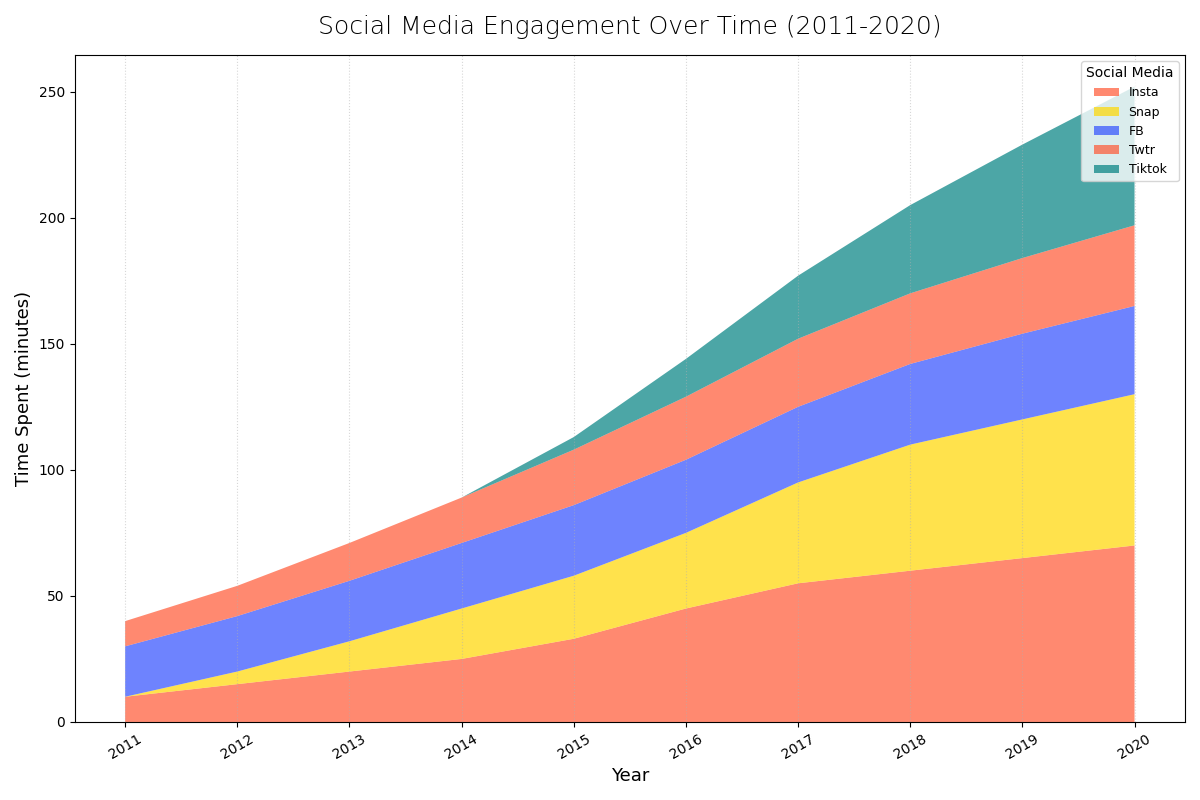

Here is the Python script that generated this plot:
import matplotlib.pyplot as plt
import numpy as np

years = np.arange(2011, 2021)
instagram = np.array([10, 15, 20, 25, 33, 45, 55, 60, 65, 70])
snapchat = np.array([0, 5, 12, 20, 25, 30, 40, 50, 55, 60])
facebook = np.array([20, 22, 24, 26, 28, 29, 30, 32, 34, 35])
twitter = np.array([10, 12, 15, 18, 22, 25, 27, 28, 30, 32])
tiktok = np.array([0, 0, 0, 0, 5, 15, 25, 35, 45, 55])

data = np.vstack([instagram, snapchat, facebook, twitter, tiktok])

fig, ax = plt.subplots(figsize=(12, 8))

ax.stackplot(years, data, labels=['Insta', 'Snap', 'FB', 'Twtr', 'Tiktok'], 
             colors=['#FF5733', '#FFD700', '#304FFE', '#ff5733', '#008080'], alpha=0.7)

ax.set_title("Social Media Engagement Over Time (2011-2020)", fontsize=18, fontweight='light', pad=15)
ax.set_xlabel("Year", fontsize=13)
ax.set_ylabel("Time Spent (minutes)", fontsize=13)

ax.set_xticks(years)
ax.set_xticklabels(years, rotation=30)

ax.grid(axis='x', linestyle=':', alpha=0.5)
ax.legend(loc='upper right', title='Social Media', fontsize=9)

plt.tight_layout()
plt.show()
